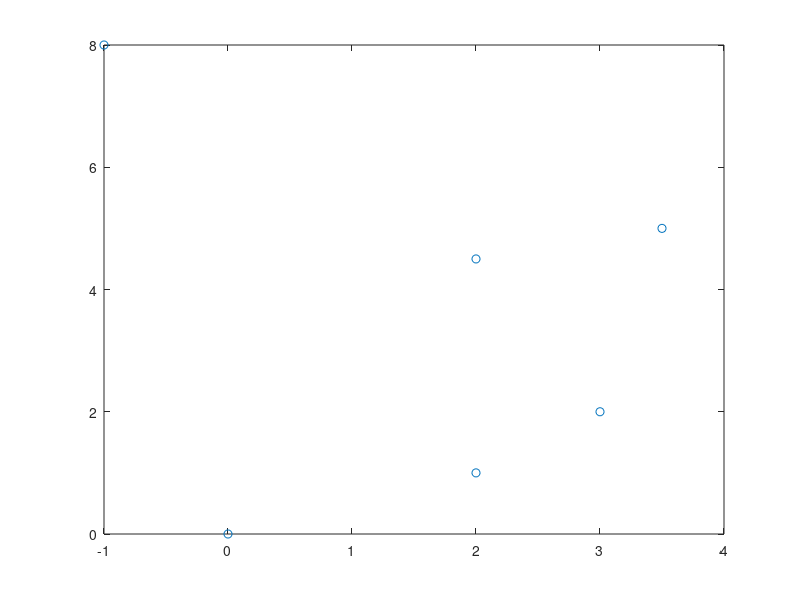

The MATLAB source for this figure: (Note: this script raises an error after producing the figure.)
waypoints = [0,0;2,1;3,2;3.5,5;2,4.5;-1,8];
t0 = 0;
tf = 5;
V = 1;
dt = 0.01;
nn = size(waypoints);
n = nn(1);
x = waypoints(:,1);
delx = diff(x);
y = waypoints(:,2);
dely = diff(y);
plot(x,y,'o');
O = zeros(n-1,1);
D = zeros(n-1,1);
delT = zeros(n-1,1);
T = zeros(n-1,1);
X0 = zeros(n-1,1);
Xf = zeros(n-1,1);
Y0 = zeros(n-1,1);
Yf = zeros(n-1,1);
Vx0 = zeros(n-1,1);
Vxf = zeros(n-1,1);
Px = zeros(n-1,4);
Py = zeros(n-1,4);
for i = 1:(n-1)
o=atan2(dely(i),delx(i));
O(i) = o;
D(i) = delx(i)^2+dely(i)^2;
end
for i = 1:(n-1)
delT(i) = (tf-t0)*(D(i)/sum(D));
T(i) = t0+sum(delT(1:i));
end
T = [0;T];
Vx = V*cos(O);
Vx0 = Vx;
Vxf = [Vx(2:n-1);0];
Vy = V*sin(O);
Vy0 = Vy;
Vyf = [Vy(2:n-1);0];
T0 = T;
Tf = [T(2:n-1);tf];
X0 = x(1:n-1);
Xf = x(2:n);
Y0 = y(1:n-1);
Yf = y(2:n);
for i = 1:n-1
    px = cubic(X0(i),Xf(i),Vx0(i),Vxf(i),T0(i),Tf(i));
    Px(i,:) = px;
    py = cubic(Y0(i),Yf(i),Vy0(i),Vyf(i),T0(i),Tf(i));
    Py(i,:) = py;
end
for i=1:n-1
    t=T0(i):dt:Tf(i);
    Xtraj = Px(i,1)+Px(i,2)*t+Px(i,3)*t.^2+Px(i,4)*t.^3;
    Ytraj = Py(i,1)+Py(i,2)*t+Py(i,3)*t.^2+Py(i,4)*t.^3;
    hold on
    plot(Xtraj,Ytraj)
    
end

function p = cubic(x0,x1,v0,v1,t0,tf)
A = [1 t0 t0^2 t0^3;0 1 2*t0 3*t0^2;1 tf tf^2 tf^3;0 1 2*tf 3*tf^2];
p = A\[x0;v0;x1;v1];
end

